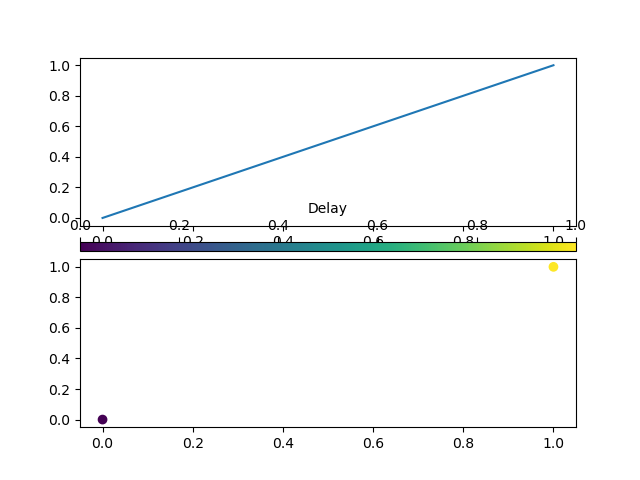

This figure's Python source:
import matplotlib.pyplot as plt
import numpy as np

fig, (ax1, ax2) = plt.subplots(2, 1)
ax1.plot([0, 1], [0, 1])
sc = ax2.scatter([0, 1], [0, 1], c=[0, 1])

# Use inset_axes to make the colorbar identical in width to ax2
cax = ax2.inset_axes([0, 1.05, 1, 0.05])
cbar = plt.colorbar(sc, cax=cax, orientation="horizontal", label="Delay")
cax.xaxis.set_ticks_position("top")
cax.xaxis.set_label_position("top")

fig.savefig("scratch.png")
